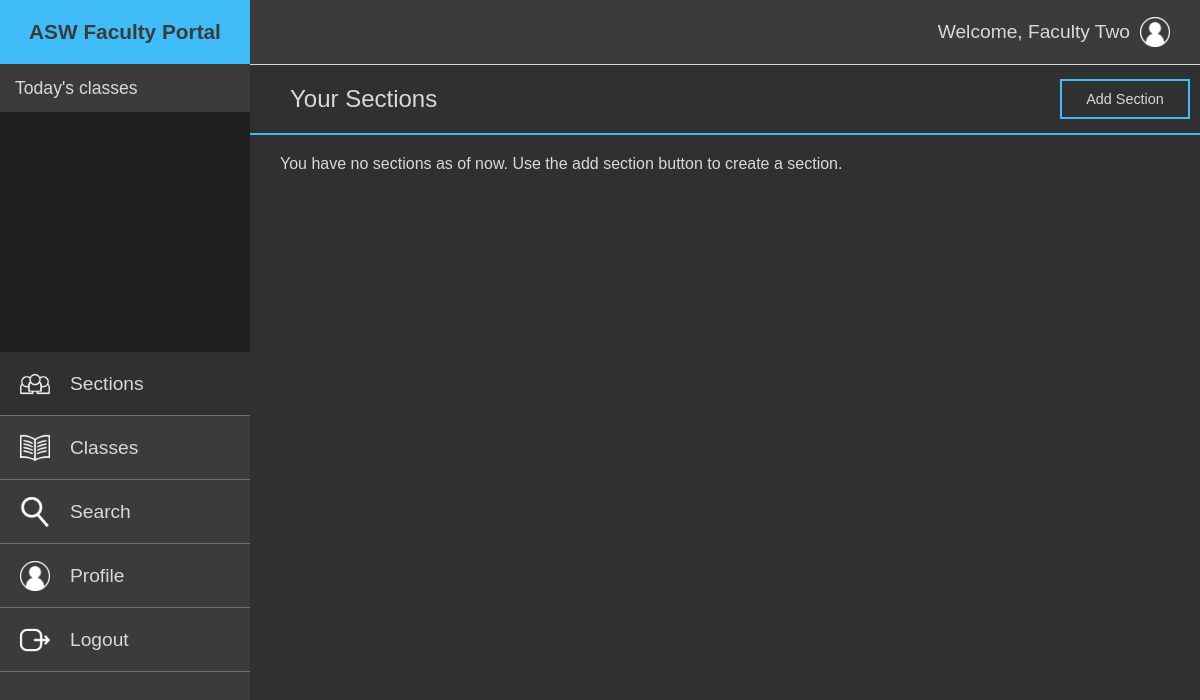
Before: /faculty/sections/sections.php (signed in) with the older database file.
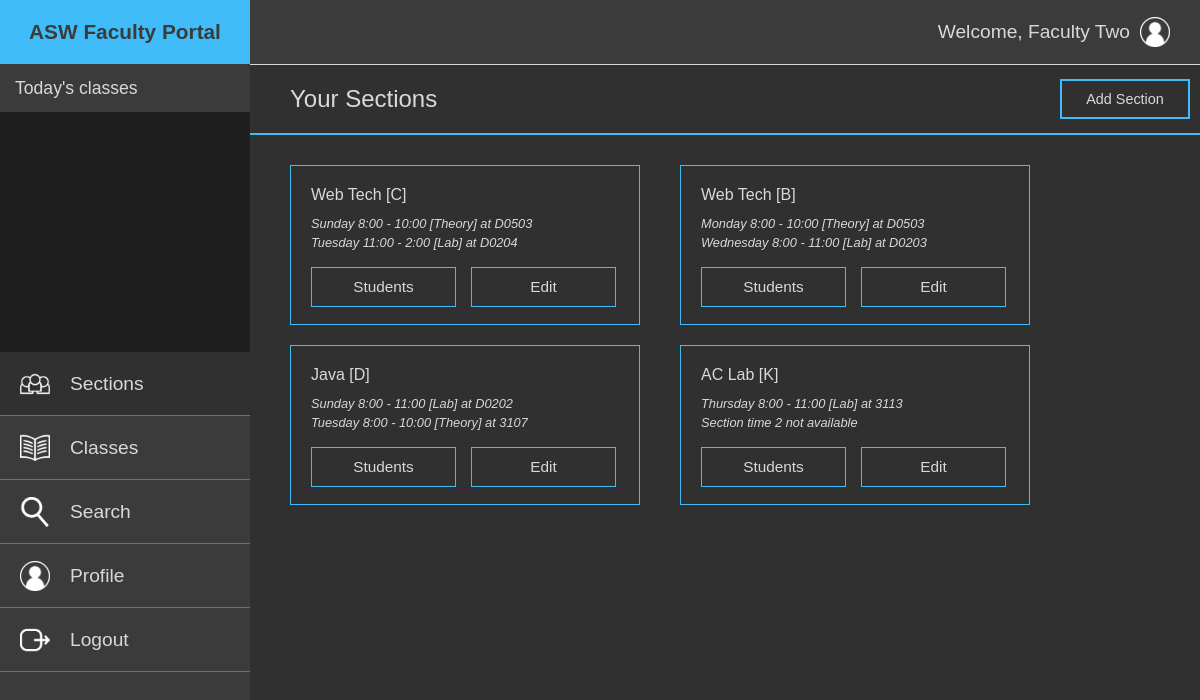
After: the same page with the newer database file.
### tables this page shows
CREATE TABLE `sections` (
  `Id` int(11) NOT NULL,
  `SectionName` text NOT NULL,
  `FacultyId` int(11) NOT NULL,
  `CreatedAt` datetime NOT NULL DEFAULT current_timestamp()
);

CREATE TABLE `sectiontimes` (
  `Id` int(11) NOT NULL,
  `StartTimeId` int(11) NOT NULL,
  `EndTimeId` int(11) NOT NULL,
  `WeekDayId` int(11) NOT NULL,
  `ClassType` int(11) NOT NULL,
  `RoomNo` text NOT NULL,
  `SectionId` int(11) NOT NULL,
  `CreatedAt` datetime NOT NULL DEFAULT current_timestamp()
);

### faculty/sections/sections.php (the view, shortened to what this page needs)
<?php
$weekday['0']='Sunday';
$weekday['1']='Monday';
$weekday['2']='Tuesday';
$weekday['3']='Wednesday';
$weekday['4']='Thursday';
$weekday['5']='Friday';
$weekday['6']='Saturday';
$classtime['0']='8:00';
$classtime['1']='8:30';
$classtime['2']='9:00';
$classtime['3']='9:30';
$classtime['4']='10:00';
$classtime['5']='10:30';
$classtime['6']='11:00';
$classtime['7']='11:30';
$classtime['8']='12:00';
$classtime['9']='12:30';
$classtime['10']='1:00';
$classtime['11']='1:30';
$classtime['12']='2:00';
$classtime['13']='2:30';
$classtime['14']='3:00';
$classtime['15']='3:30';
$classtime['16']='4:00';
$classtime['17']='4:30';
$classtime['18']='5:00';
$classtime['19']='5:30';
$classtime['20']='6:00';
$classtime['21']='6:30';
$classtime['22']='7:00';
$classtime['23']='7:30';
$classtime['24']='8:00';
$classtype['0']='Lab';
$classtype['1']='Theory';
?>
<!DOCTYPE html>
<html>
<head>
	<link rel="stylesheet" type="text/css" href="../../assets/css/faculty-dashboard.css">
</head>
<body>
	<header>
		<div class="title">
			<h4>ASW Faculty Portal</h4>
		</div>
		<div class="welcome">
			<?php
			echo "<p>Welcome, ".$_SESSION['userFirstName']." ".$_SESSION['userLastName']."</p>";
			?>
			<img src="../../images/login.png">
		</div>
	</header>
	<div class="main">
		<div class="left-panel">
			<div class="today-title">
				<p class="todays-label">Today's classes</p>
			</div>
			<div class="todays-classes">
			</div>
			<nav>
				<div class="nav-bars" id="active">
					<img src="../../images/sections.png">
					<a href="#">Sections</a>
				</div>
				<div class="nav-bars">
					<img src="../../images/classes.png">
					<a href="classes.php">Classes</a>
				</div>
				<div class="nav-bars">
					<img src="../../images/search.png">
					<a href="search.php">Search</a>
				</div>
				<div class="nav-bars">
					<img src="../../images/login.png">
					<a href="profile.php">Profile</a>
				</div>
				<div class="nav-bars">
					<img src="../../images/logout.png">
					<a href="../includes/logout.inc.php">Logout</a>
				</div>
			</nav>
		</div>
		<div class="right-panel">
			<div class="page-title">
				<p>Your Sections</p>
				<a href="addsection.php"><button class="addsection-button">Add Section</button></a>
			</div>
			<div class="main-container">
				<?php
				require '../../includes/dbh.inc.php';
				$sql = "SELECT * FROM sections WHERE FacultyId = ?;";
				$stmt = mysqli_stmt_init($conn);
				if(!mysqli_stmt_prepare($stmt, $sql)){
					echo '<p class="error-msg">Error retrieving your data</p>';
				}
				else{
					mysqli_stmt_bind_param($stmt, "s", $_SESSION['userId']);
					mysqli_stmt_execute($stmt);
					mysqli_stmt_store_result($stmt);
					mysqli_stmt_bind_result($stmt, $sectionId, $sectionName, $facultyId, $createdAt);
					if(mysqli_stmt_num_rows($stmt) == 0){
						echo "<p>You have no sections as of now. Use the add section button to create a section.";
					}
					else{
						while (mysqli_stmt_fetch($stmt)) {
							echo
							'<div class="section-box">
							<p class="sec-name">'.$sectionName.'</p>';
							$sql2 = "SELECT * FROM sectionTimes WHERE sectionId = ?;";
							$stmt2 = mysqli_stmt_init($conn);
							if(!mysqli_stmt_prepare($stmt2, $sql2)){
								echo '<p class="error-msg">Error retrieving your data</p>';
							}
							else{
								mysqli_stmt_bind_param($stmt2, "s", $sectionId);
								mysqli_stmt_execute($stmt2);
								mysqli_stmt_store_result($stmt2);
								mysqli_stmt_bind_result($stmt2, $sectionTimeId, $startTimeId, $endTimeId, $weekDayId, $classType, $room, $sectionId, $createdAt);
								if(mysqli_stmt_num_rows($stmt2) == 0){
									echo "<p>Error: No section time found</p>";
								}
								else{
									echo '<div class="sec-times">';
									while (mysqli_stmt_fetch($stmt2)) {
										echo
										'<p class="sec-time">'.$weekday[$weekDayId]." ".$classtime[$startTimeId]." - ".$classtime[$endTimeId]." [".$classtype[$classType]."] at ".$room.'</p>';
									}
									if(mysqli_stmt_num_rows($stmt2) == 1){
										echo '<p>Section time 2 not available</p>';
									}
									echo '<div class="section-menu">';
									echo '<form method="post" action="students.php">';
									echo '<input type="submit" class="students" value="Students">';
									echo '</form>';
									echo '<form method="post" action="editsection.php">';
									echo '<input type="submit" class="edit" value="Edit">';
									echo '</form>';
									echo '</div>';
									echo '</div>';
								}
							}
							echo '</div>';
						}
					}
				}
				?>
			</div>
		</div>
	</body>
	</html>

### assets/css/faculty-dashboard.css (style rules this page uses)
* { margin: 0px; padding: 0px; box-sizing: border-box; }
html { scroll-behavior: smooth; }
body { background-color: rgb(48,48,48); font-family: sans-serif; overflow: hidden; }
header { height: 8vh; background-color: rgb(59,59,59); }
.title { background-color: rgb(64,189,248); width: 20vw; min-width: 250px; font-weight: bold; text-align: center; height: 8vh; display: flex; justify-content: space-around; align-items: center; color: rgb(59,59,59); float: left; overflow: hidden; }
.title h4 { margin: 0 10px; font-size: 130%; font-family: sans-serif; }
.welcome { width: auto; height: 8vh; color: rgb(217,217,217); text-align: right; overflow: hidden; font-size: 120%; display: flex; align-items: center; float: right; }
.welcome p { margin-right: 10px; }
.welcome img { width: 30px; float: right; margin-right: 30px; }
.main { display: inline-flex; }
.left-panel { width: 20vw; min-width: 250px; background-color: rgb(59,59,59); }
.today-title { width: 20vw; min-width: 250px; background-color: rgb(59,59,59); height: 6vh; text-align: center; display: flex; align-items: center; color: rgb(217,217,217); font-size: 110%; padding-left: 15px; }
.todays-classes { height: 30vh; width: 20vw; min-width: 250px; background-color: rgb(31,31,31); }
nav { width: 20vw; min-width: 250px; height: 56vh; }
.nav-bars { height: 8vh; width: 20vw; min-width: 250px; background-color: rgb(59,59,59); border-bottom: 0.5px solid rgb(112,112,112); display: flex; float: left; align-items: center; }
.nav-bars a { text-decoration: none; color: rgb(217,217,217); font-size: 120%; margin-left: 20px; }
.nav-bars img { height: 30px; margin-left: 20px; }
nav #active { background-color: rgb(48,48,48); }
.right-panel { width: 80vw; color: rgb(217,217,217); display: inline-block; }
.page-title { width: 100%; border-top: 1px rgb(217,217,217) solid; border-bottom: 2px rgb(64,189,248) solid; display: flex; align-items: center; float: right; }
.page-title p { color: rgb(217,217,217); margin: 20px 40px; font-size: 150%; width: 80%; }
.addsection-button { height: 40px; width: 130px; font-size: 90%; padding: 7px 10px; color: rgb(217,217,217); font-family: Arial, sans-serif; background-color: rgb(48,48,48); border: rgb(64,189,248) 2px solid; cursor: pointer; margin-right: 20px; }
.main-container { overflow-y: auto; width: 100%; height: 82vh; padding-left: 30px; padding-top: 20px; padding-bottom: 20px; }
.section-box { border: 1px rgb(64,189,248) solid; width: 350px; height: 160px; float: left; padding: 20px; margin: 10px 30px 10px 10px; }
.section-box input { padding: 5px; background-color: rgb(48,48,48); border: 1px rgb(64,189,248) solid; color: rgb(217,217,217); cursor: pointer; margin-top: 15px; width: 145px; height: 40px; font-size: 120%; }
.students { margin-right: 15px; }
.sec-name { white-space: nowrap; text-overflow: ellipsis; overflow: hidden; }
.sec-times { font-style: italic; font-size: 80%; margin-top: 10px; line-height: 150%; }
.section-menu { display: inline-flex; }

Changed rows visible on the page:
added sections: sectionName "Web Tech [C]"
added sectiontimes: weekDayId "Sunday", startTimeId "8:00", endTimeId "10:00", classType "Theory", room "D0503", shown under "Web Tech [C]"
added sectiontimes: weekDayId "Tuesday", startTimeId "11:00", endTimeId "2:00", classType "Lab", room "D0204", shown under "Web Tech [C]"
added sections: sectionName "Web Tech [B]"
added sectiontimes: ClassType "Monday", startTimeId "8:00", endTimeId "10:00", classType "Theory", room "D0503", shown under "Web Tech [B]"
added sectiontimes: weekDayId "Wednesday", startTimeId "8:00", endTimeId "11:00", classType "Lab", room "D0203", shown under "Web Tech [B]"
added sections: sectionName "Java [D]"
added sectiontimes: ClassType "Sunday", startTimeId "8:00", endTimeId "11:00", classType "Lab", room "D0202", shown under "Java [D]"
added sectiontimes: weekDayId "Tuesday", startTimeId "8:00", endTimeId "10:00", classType "Theory", room "3107", shown under "Java [D]"
added sections: sectionName "AC Lab [K]", shows "Section time 2 not available"
added sectiontimes: weekDayId "Thursday", startTimeId "8:00", endTimeId "11:00", classType "Lab", room "3113", shown under "AC Lab [K]"
Other visible differences:
text no longer shown: "You have no sections as of now. Use the add section button to create a section."
